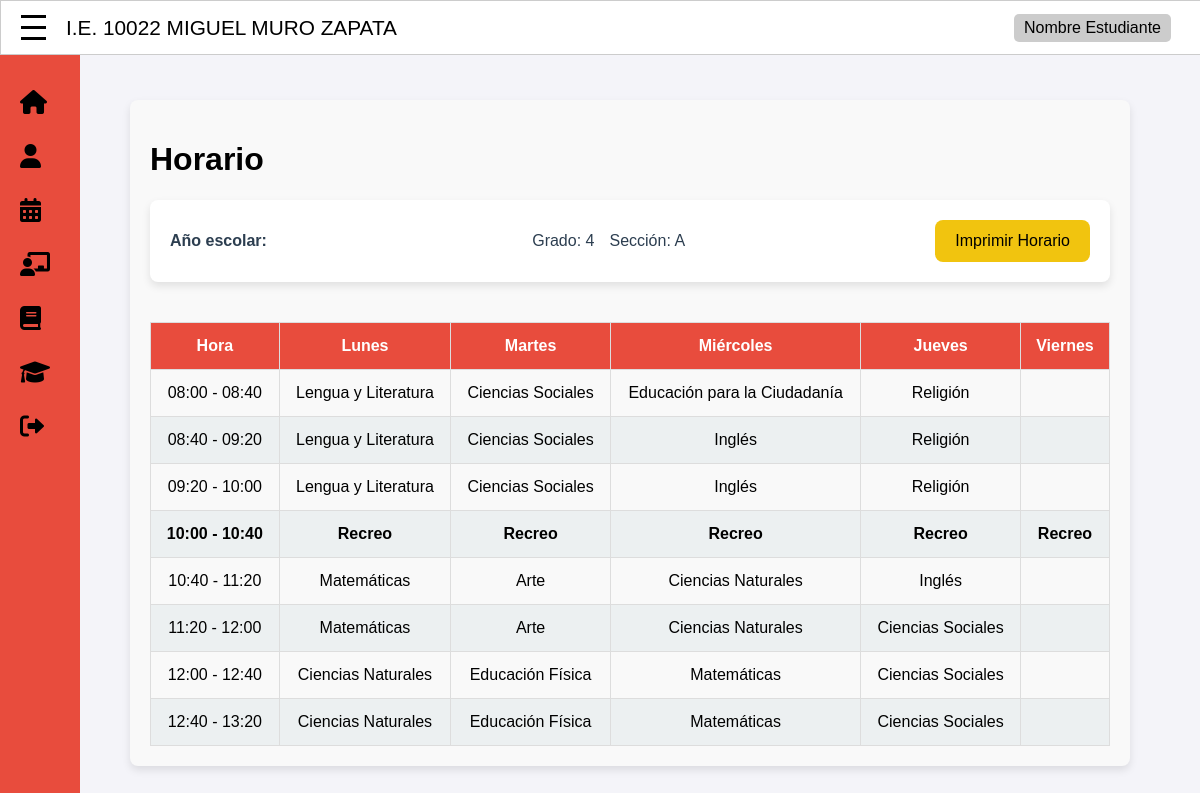
Page /dashboard.php?page=horario_estudiante (signed in) on the committed database.
### tables this page shows
CREATE TABLE `datos_personales` (
  `idDatos_Personales` int(11) NOT NULL,
  `Nombre_apellido` varchar(45) NOT NULL,
  `Fecha_Nacimiento` datetime NOT NULL,
  `Sexo` int(11) NOT NULL,
  `Correo` varchar(45) NOT NULL,
  `Celular` varchar(45) DEFAULT NULL,
  `Foto` blob NOT NULL,
  `idUsuario` int(11) NOT NULL
);

CREATE TABLE `grado` (
  `idGrado` int(11) NOT NULL,
  `NroGrado` int(11) NOT NULL,
  `Seccion` varchar(2) NOT NULL
);

### dashboard.php (the view, shortened to what this page needs)
<?php
    include 'db.php';
    $user_profile = isset($_SESSION['user_profile']) ? $_SESSION['user_profile'] : 2;
    $user_id = $_SESSION['user_id'];
    $page = isset($_GET['page']) ? $_GET['page'] : '';
    $sql = "SELECT Nombre_apellido FROM datos_personales WHERE idUsuario = ?";
    $stmt = $conn->prepare($sql);
    $stmt->bind_param("i", $user_id);
    $stmt->execute();
    $stmt->bind_result($user_name);
?>
<!DOCTYPE html>
<html lang="es">
<head>
    <link rel="stylesheet" href="styles_dashboard.css">
    <link rel="stylesheet" href="https://cdnjs.cloudflare.com/ajax/libs/font-awesome/6.0.0-beta3/css/all.min.css">
</head>
<body>
    <header>
        <div class="header-left">
            <div class="menu-toggle">
                <span></span>
                <span></span>
                <span></span>
            </div>
            <div class="header-title">
                I.E. 10022 MIGUEL MURO ZAPATA
            </div>
        </div>
        <div class="user-info">
            <div class="user-name"><?php echo htmlspecialchars($user_name); ?></div>
        </div>
    </header>
    <nav class="main-menu">
        <ul>
            <?php if ($user_profile === 1):  ?>
                <li><a href="?page=inicio_admin"><i class="fas fa-home"></i><span>Inicio</span></a></li>
                <li><a href="?page=estudiantes"><i class="fas fa-users"></i><span>Estudiantes</span></a></li>
                <li><a href="?page=horarios_admin"><i class="fas fa-calendar-alt"></i><span>Horarios</span></a></li>
                <li><a href="?page=profesores"><i class="fas fa-chalkboard-teacher"></i><span>Profesores</span></a></li>
                <li><a href="?page=cursos"><i class="fas fa-book"></i><span>Cursos</span></a></li>
                <li><a href="?page=expedientes"><i class="fas fa-folder"></i><span>Expedientes</span></a></li>
            <?php elseif ($user_profile === 2):  ?>
                <li><a href="?page=inicio_estudiante"><i class="fas fa-home"></i><span>Inicio</span></a></li>
                <li><a href="?page=perfil_estudiante"><i class="fas fa-user"></i><span>Datos Personales</span></a></li>
                <li><a href="?page=horario_estudiante"><i class="fas fa-calendar-alt"></i><span>Horario</span></a></li>
                <li><a href="?page=profesores_x_estudiante"><i class="fas fa-chalkboard-teacher"></i><span>Profesores</span></a></li>
                <li><a href="?page=cursos_x_estudiante"><i class="fas fa-book"></i><span>Cursos</span></a></li>
                <li><a href="?page=record_academico"><i class="fas fa-graduation-cap"></i><span>Récord Académico</span></a></li>
            <?php endif; ?>
            <li><a href="logout.php"><i class="fas fa-sign-out-alt"></i><span>Cerrar Sesión</span></a></li>
        </ul>
    </nav>
    <div class="content">
        <?php
            include($page . '.php');
        ?>
    </div>
</body>
</html>

### horario_estudiante.php (shortened to what this page needs)
<?php
include 'db.php';
$user_id = $_SESSION['user_id'];
$query = "SELECT idGrado FROM user_estudiante WHERE idUsuario = ?";
$stmt = $conn->prepare($query);
$stmt->bind_param("i", $user_id);
$stmt->execute();
$result = $stmt->get_result();
$student = $result->fetch_assoc();
$grado_id = $student['idGrado'];
$query = "SELECT g.NroGrado, g.Seccion FROM grado g WHERE g.idGrado = ?";
$stmt = $conn->prepare($query);
$stmt->bind_param("i", $grado_id);
$stmt->execute();
$result = $stmt->get_result();
$grado = $result->fetch_assoc();
$nro_grado = $grado['NroGrado'];
$seccion = $grado['Seccion'];
$query = "SELECT Turno FROM horario WHERE idGrado = ? LIMIT 1";
$stmt = $conn->prepare($query);
$stmt->bind_param("i", $grado_id);
$stmt->execute();
$result = $stmt->get_result();
$horario = $result->fetch_assoc();
$turno = $horario['Turno'];
$query = "SELECT h.Hora_inicio, h.Hora_final, d.Descripcion AS dia, c.Nombre AS curso
          FROM horario h
          JOIN dia d ON h.idDia = d.idDia
          JOIN curso c ON h.idCurso = c.idCurso
          WHERE h.idGrado = ? AND h.Turno = ?";
$stmt = $conn->prepare($query);
$stmt->bind_param("ii", $grado_id, $turno);
$stmt->execute();
$result = $stmt->get_result();
$horarios = [];
while ($row = $result->fetch_assoc()) {
    $horarios[$row['dia']][] = [
        'hora_inicio' => $row['Hora_inicio'],
        'hora_final' => $row['Hora_final'],
        'curso' => $row['curso']
    ];
}
?>
<!DOCTYPE html>
<html lang="es">
<head>
    <link rel="stylesheet" href="styles_horario.css">
</head>
<body>
    <div class="schedule-container">
        <h1>Horario</h1>
        <div class="header">
            <div class="year-select">
                <label for="year">Año escolar:</label>
            </div>
            <div class="student-info">
                <span>Grado: <?php echo htmlspecialchars($nro_grado); ?></span>
                <span>Sección: <?php echo htmlspecialchars($seccion); ?></span>
            </div>
            <button class="print-button" onclick="window.print()">Imprimir Horario</button>
        </div>
        <div class="schedule">
            <table>
                <thead>
                    <tr>
                        <th>Hora</th>
                        <th>Lunes</th>
                        <th>Martes</th>
                        <th>Miércoles</th>
                        <th>Jueves</th>
                        <th>Viernes</th>
                    </tr>
                </thead>
                <tbody>
                    <?php
                        $horarios_disponibles = $turno == 1
                            ? ['08:00 - 08:40', '08:40 - 09:20', '09:20 - 10:00', '10:00 - 10:40', '10:40 - 11:20', '11:20 - 12:00', '12:00 - 12:40', '12:40 - 13:20']
                            : ['14:00 - 14:40', '14:40 - 15:20', '15:20 - 16:00', '16:00 - 16:40', '16:40 - 17:20', '17:20 - 18:00', '18:00 - 18:40', '18:40 - 19:20'];
                        foreach ($horarios_disponibles as $hora) {
                            list($hora_inicio, $hora_final) = explode(' - ', $hora);
                            $hora_inicio = strtotime($hora_inicio);
                            $hora_final = strtotime($hora_final);
                            if ($hora_inicio === strtotime('10:00') && $hora_final === strtotime('10:40')) {
                                echo '<tr class="recreo">';
                                echo "<td>{$hora}</td>";
                                foreach (['Lunes', 'Martes', 'Miercoles', 'Jueves', 'Viernes'] as $dia) {
                                    echo '<td>Recreo</td>';
                                }
                                echo '</tr>';
                            } else {
                                echo '<tr>';
                                echo "<td>{$hora}</td>";
                                foreach (['Lunes', 'Martes', 'Miercoles', 'Jueves', 'Viernes'] as $dia) {
                                    $cursos = [];
                                    if (isset($horarios[$dia])) {
                                        foreach ($horarios[$dia] as $curso) {
                                            $curso_inicio = strtotime($curso['hora_inicio']);
                                            $curso_final = strtotime($curso['hora_final']);
                                            if ($hora_inicio < $curso_final && $hora_final > $curso_inicio) {
                                                $cursos[] = $curso['curso'];
                                            }
                                        }
                                    }
                                    echo '<td>' . (!empty($cursos) ? implode(', ', $cursos) : '') . '</td>';
                                }
                                echo '</tr>';
                            }
                        }
                    ?>
                </tbody>
            </table>
        </div>
    </div>
</body>
</html>

### styles_dashboard.css (style rules this page uses)
body { font-family: Arial, sans-serif; margin: 0; padding: 0; }
header { display: flex; justify-content: space-between; align-items: center; background-color: white; color: black; border: 1px solid #ccc; padding: 10px 20px; width: 100%; position: fixed; top: 0; left: 0; z-index: 1000; }
.header-left { display: flex; align-items: center; }
.menu-toggle { display: flex; flex-direction: column; cursor: pointer; margin-right: 20px; }
.menu-toggle span { width: 25px; height: 3px; background-color: black; margin: 4px 0; }
.header-title { font-size: 1.3em; }
.user-info { display: flex; align-items: center; margin-right: 50px; }
.user-info .user-name { padding: 5px 10px; background-color: #ccc; border-radius: 5px; }
.main-menu { background-color: #e84c3d; color: black; padding-top: 20px; padding: 20px 10px; position: fixed; top: 50px; width: 60px; height: 100%; left: 0; z-index: 990; transition: width 0.3s ease; }
.main-menu ul { list-style: none; padding: 0; margin: 0; }
.main-menu ul li { padding: 10px; display: flex; align-items: center; margin-top: 10px; }
.main-menu ul li a { color: black; text-decoration: none; display: flex; align-items: center; width: 100%; }
.main-menu ul li i { font-size: 1.5em; margin-right: 10px; }
.content { margin-top: 30px; padding: 50px; margin-left: 60px; transition: margin-left 0.3s ease; }

### styles_horario.css (style rules this page uses)
body { font-family: 'Arial', sans-serif; margin: 0; padding: 0; background-color: #f4f4f9; }
.schedule-container { flex-wrap: wrap; margin: 20px; padding: 20px; background-color: #f9f9f9; border-radius: 8px; box-shadow: 0 4px 8px rgba(0,0,0,0.1); }
.header { display: flex; align-items: center; justify-content: space-between; margin-bottom: 20px; padding: 20px; background-color: #ffffff; border-radius: 8px; box-shadow: 0 4px 8px rgba(0,0,0,0.1); }
.year-select, .student-info { display: flex; align-items: center; }
.year-select label { margin-right: 10px; font-weight: bold; color: #2c3e50; }
.student-info { margin-left: 20px; font-size: 16px; color: #2c3e50; }
.student-info span { margin-right: 15px; }
.print-button { padding: 12px 20px; border: none; background-color: #f1c40f; color: black; border-radius: 8px; cursor: pointer; font-size: 16px; }
.schedule { width: 100%; overflow-x: auto; }
table { width: 100%; border-collapse: collapse; margin-top: 20px; }
table th, table td { padding: 14px; text-align: center; border: 1px solid #ddd; }
table th { background-color: #e84c3d; color: #ffffff; font-weight: bold; }
table tr:nth-child(even) { background-color: #ecf0f1; }
.recreo { background-color: #ffff99; font-weight: bold; }

### rows in the picture
datos_personales: Nombre_apellido "Nombre Estudiante"
grado: NroGrado "4", Seccion "A"

### other values in the picture
$hora "08:00 - 08:40"
implode(', ', $cursos) "Lengua y Literatura"
implode(', ', $cursos) "Ciencias Sociales"
implode(', ', $cursos) "Educación para la Ciudadanía"
implode(', ', $cursos) "Religión"
$hora "08:40 - 09:20"
implode(', ', $cursos) "Inglés"
$hora "09:20 - 10:00"
$hora "10:00 - 10:40"
$hora "10:40 - 11:20"
implode(', ', $cursos) "Matemáticas"
implode(', ', $cursos) "Arte"
implode(', ', $cursos) "Ciencias Naturales"
$hora "11:20 - 12:00"
$hora "12:00 - 12:40"
